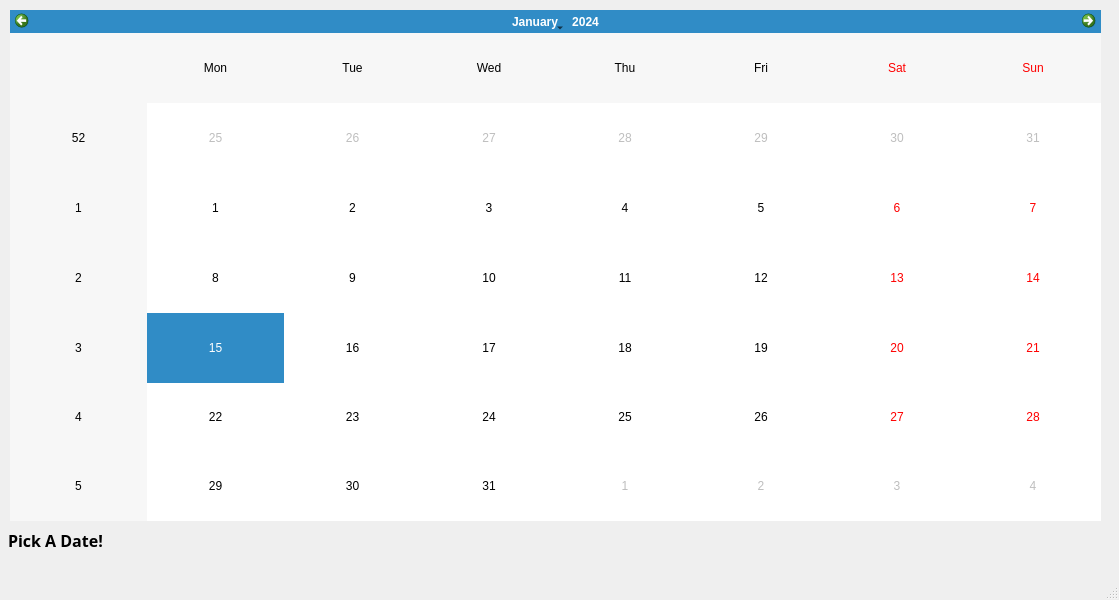
<?xml version="1.0" encoding="UTF-8"?>
<ui version="4.0">
 <class>MainWindow</class>
 <widget class="QMainWindow" name="MainWindow">
  <property name="geometry">
   <rect>
    <x>0</x>
    <y>0</y>
    <width>1119</width>
    <height>600</height>
   </rect>
  </property>
  <property name="windowTitle">
   <string>MainWindow</string>
  </property>
  <widget class="QWidget" name="centralwidget">
   <widget class="QCalendarWidget" name="calendarWidget">
    <property name="geometry">
     <rect>
      <x>10</x>
      <y>10</y>
      <width>1091</width>
      <height>511</height>
     </rect>
    </property>
   </widget>
   <widget class="QLabel" name="label">
    <property name="geometry">
     <rect>
      <x>8</x>
      <y>520</y>
      <width>1091</width>
      <height>41</height>
     </rect>
    </property>
    <property name="font">
     <font>
      <family>Segoe UI Black</family>
      <pointsize>12</pointsize>
      <bold>true</bold>
     </font>
    </property>
    <property name="text">
     <string>Pick A Date!</string>
    </property>
   </widget>
  </widget>
  <widget class="QMenuBar" name="menubar">
   <property name="geometry">
    <rect>
     <x>0</x>
     <y>0</y>
     <width>1119</width>
     <height>22</height>
    </rect>
   </property>
  </widget>
  <widget class="QStatusBar" name="statusbar"/>
 </widget>
 <resources/>
 <connections/>
</ui>
